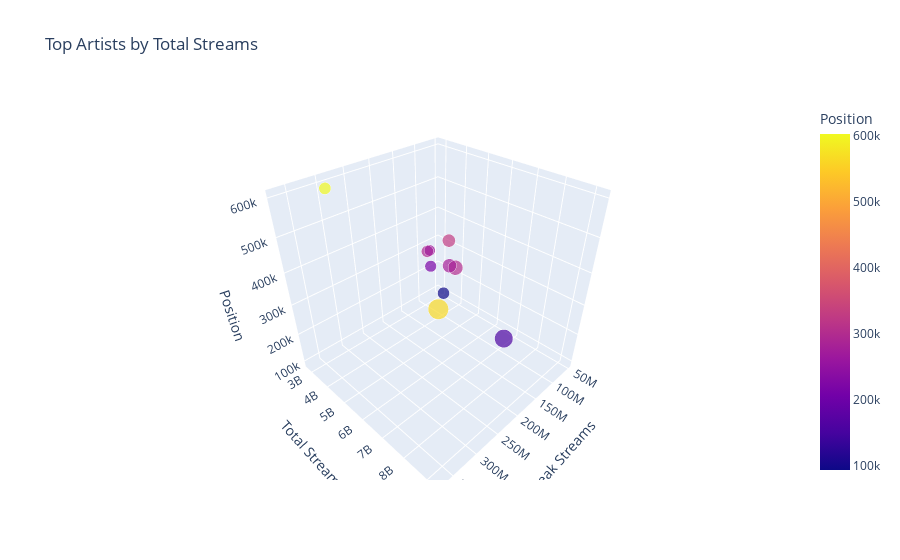

Notebook cell for this chart:
### Code cell
# Create a 3D scatter plot of the top artists based on total streams
fig = px.scatter_3d(df.groupby("Artist Name").sum().sort_values("Total Streams", ascending=False)[:10], x='Peak Streams', y='Total Streams', z='Position',
              color='Position', size='Total Streams', opacity=0.7, title='Top Artists by Total Streams')
fig.show()

### Figure 1 — Plotly figure (JSON) as saved in the notebook; plotly's stock layout.template omitted (floating-point values rounded to 4 significant figures)
{"data": [{"hovertemplate": "Peak Streams=%{x}<br>Total Streams=%{marker.size}<br>Position=%{marker.color}<extra></extra>", "legendgroup": "", "marker": {"color": [564729, 158140, 302579, 277862, 329687, 602797, 296401, 94343, 217661, 271152], "coloraxis": "coloraxis", "opacity": 0.7, "size": [9228928893, 7400199432, 4857996474, 4267010379, 3689771047, 3222972346, 3168771349, 3119498389, 2915127161, 2789775409], "sizemode": "area", "sizeref": 23070000.0, "symbol": "circle"}, "mode": "markers", "name": "", "scene": "scene", "showlegend": false, "type": "scatter3d", "x": [369854586, 115411593, 110143807, 94998935, 67764431, 305560909, 100983832, 52495369, 80584836, 77020255], "y": [9228928893, 7400199432, 4857996474, 4267010379, 3689771047, 3222972346, 3168771349, 3119498389, 2915127161, 2789775409], "z": [564729, 158140, 302579, 277862, 329687, 602797, 296401, 94343, 217661, 271152]}], "layout": {"coloraxis": {"colorbar": {"title": {"text": "Position"}}, "colorscale": [[0, "#0d0887"], [0.1111, "#46039f"], [0.2222, "#7201a8"], [0.3333, "#9c179e"], [0.4444, "#bd3786"], [0.5556, "#d8576b"], [0.6667, "#ed7953"], [0.7778, "#fb9f3a"], [0.8889, "#fdca26"], [1, "#f0f921"]]}, "legend": {"itemsizing": "constant", "tracegroupgap": 0}, "scene": {"domain": {"x": [0, 1], "y": [0, 1]}, "xaxis": {"title": {"text": "Peak Streams"}}, "yaxis": {"title": {"text": "Total Streams"}}, "zaxis": {"title": {"text": "Position"}}}, "title": {"text": "Top Artists by Total Streams"}}}
